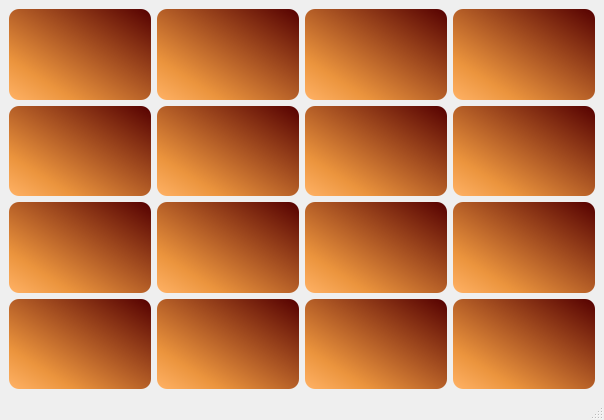
<?xml version="1.0" encoding="UTF-8"?>
<ui version="4.0">
 <class>MainWindow</class>
 <widget class="QMainWindow" name="MainWindow">
  <property name="geometry">
   <rect>
    <x>0</x>
    <y>0</y>
    <width>420</width>
    <height>420</height>
   </rect>
  </property>
  <property name="windowTitle">
   <string>Puzzle15</string>
  </property>
  <widget class="QWidget" name="centralwidget">
   <layout class="QGridLayout" name="gridLayout">
    <item row="0" column="0">
     <widget class="QPushButton" name="btn_1">
      <property name="sizePolicy">
       <sizepolicy hsizetype="Minimum" vsizetype="Expanding">
        <horstretch>0</horstretch>
        <verstretch>0</verstretch>
       </sizepolicy>
      </property>
      <property name="font">
       <font>
        <pointsize>40</pointsize>
       </font>
      </property>
      <property name="styleSheet">
       <string notr="true">background-color: qlineargradient(spread:pad, x1:0, y1:1, x2:1, y2:0, stop:0 rgba(255, 178, 102, 255), stop:0.227273 rgba(235, 148, 61, 255), stop:1 rgba(85, 0, 0, 255));
color: rgb(255, 255, 255);
border-radius:10px;
</string>
      </property>
      <property name="text">
       <string/>
      </property>
     </widget>
    </item>
    <item row="0" column="2">
     <widget class="QPushButton" name="btn_3">
      <property name="sizePolicy">
       <sizepolicy hsizetype="Minimum" vsizetype="Expanding">
        <horstretch>0</horstretch>
        <verstretch>0</verstretch>
       </sizepolicy>
      </property>
      <property name="font">
       <font>
        <pointsize>40</pointsize>
       </font>
      </property>
      <property name="styleSheet">
       <string notr="true">background-color: qlineargradient(spread:pad, x1:0, y1:1, x2:1, y2:0, stop:0 rgba(255, 178, 102, 255), stop:0.227273 rgba(235, 148, 61, 255), stop:1 rgba(85, 0, 0, 255));
color: rgb(255, 255, 255);
border-radius:10px;
</string>
      </property>
      <property name="text">
       <string/>
      </property>
     </widget>
    </item>
    <item row="2" column="2">
     <widget class="QPushButton" name="btn_11">
      <property name="sizePolicy">
       <sizepolicy hsizetype="Minimum" vsizetype="Expanding">
        <horstretch>0</horstretch>
        <verstretch>0</verstretch>
       </sizepolicy>
      </property>
      <property name="font">
       <font>
        <pointsize>40</pointsize>
       </font>
      </property>
      <property name="styleSheet">
       <string notr="true">background-color: qlineargradient(spread:pad, x1:0, y1:1, x2:1, y2:0, stop:0 rgba(255, 178, 102, 255), stop:0.227273 rgba(235, 148, 61, 255), stop:1 rgba(85, 0, 0, 255));
color: rgb(255, 255, 255);
border-radius:10px;
</string>
      </property>
      <property name="text">
       <string/>
      </property>
     </widget>
    </item>
    <item row="1" column="3">
     <widget class="QPushButton" name="btn_8">
      <property name="sizePolicy">
       <sizepolicy hsizetype="Minimum" vsizetype="Expanding">
        <horstretch>0</horstretch>
        <verstretch>0</verstretch>
       </sizepolicy>
      </property>
      <property name="font">
       <font>
        <pointsize>40</pointsize>
       </font>
      </property>
      <property name="styleSheet">
       <string notr="true">background-color: qlineargradient(spread:pad, x1:0, y1:1, x2:1, y2:0, stop:0 rgba(255, 178, 102, 255), stop:0.227273 rgba(235, 148, 61, 255), stop:1 rgba(85, 0, 0, 255));
color: rgb(255, 255, 255);
border-radius:10px;
</string>
      </property>
      <property name="text">
       <string/>
      </property>
     </widget>
    </item>
    <item row="2" column="3">
     <widget class="QPushButton" name="btn_12">
      <property name="sizePolicy">
       <sizepolicy hsizetype="Minimum" vsizetype="Expanding">
        <horstretch>0</horstretch>
        <verstretch>0</verstretch>
       </sizepolicy>
      </property>
      <property name="font">
       <font>
        <pointsize>40</pointsize>
       </font>
      </property>
      <property name="styleSheet">
       <string notr="true">background-color: qlineargradient(spread:pad, x1:0, y1:1, x2:1, y2:0, stop:0 rgba(255, 178, 102, 255), stop:0.227273 rgba(235, 148, 61, 255), stop:1 rgba(85, 0, 0, 255));
color: rgb(255, 255, 255);
border-radius:10px;
</string>
      </property>
      <property name="text">
       <string/>
      </property>
     </widget>
    </item>
    <item row="2" column="1">
     <widget class="QPushButton" name="btn_10">
      <property name="sizePolicy">
       <sizepolicy hsizetype="Minimum" vsizetype="Expanding">
        <horstretch>0</horstretch>
        <verstretch>0</verstretch>
       </sizepolicy>
      </property>
      <property name="font">
       <font>
        <pointsize>40</pointsize>
       </font>
      </property>
      <property name="styleSheet">
       <string notr="true">background-color: qlineargradient(spread:pad, x1:0, y1:1, x2:1, y2:0, stop:0 rgba(255, 178, 102, 255), stop:0.227273 rgba(235, 148, 61, 255), stop:1 rgba(85, 0, 0, 255));
color: rgb(255, 255, 255);
border-radius:10px;
</string>
      </property>
      <property name="text">
       <string/>
      </property>
     </widget>
    </item>
    <item row="0" column="1">
     <widget class="QPushButton" name="btn_2">
      <property name="sizePolicy">
       <sizepolicy hsizetype="Minimum" vsizetype="Expanding">
        <horstretch>0</horstretch>
        <verstretch>0</verstretch>
       </sizepolicy>
      </property>
      <property name="font">
       <font>
        <pointsize>40</pointsize>
       </font>
      </property>
      <property name="styleSheet">
       <string notr="true">background-color: qlineargradient(spread:pad, x1:0, y1:1, x2:1, y2:0, stop:0 rgba(255, 178, 102, 255), stop:0.227273 rgba(235, 148, 61, 255), stop:1 rgba(85, 0, 0, 255));
color: rgb(255, 255, 255);
border-radius:10px;
</string>
      </property>
      <property name="text">
       <string/>
      </property>
     </widget>
    </item>
    <item row="1" column="2">
     <widget class="QPushButton" name="btn_7">
      <property name="sizePolicy">
       <sizepolicy hsizetype="Minimum" vsizetype="Expanding">
        <horstretch>0</horstretch>
        <verstretch>0</verstretch>
       </sizepolicy>
      </property>
      <property name="font">
       <font>
        <pointsize>40</pointsize>
       </font>
      </property>
      <property name="styleSheet">
       <string notr="true">background-color: qlineargradient(spread:pad, x1:0, y1:1, x2:1, y2:0, stop:0 rgba(255, 178, 102, 255), stop:0.227273 rgba(235, 148, 61, 255), stop:1 rgba(85, 0, 0, 255));
color: rgb(255, 255, 255);
border-radius:10px;
</string>
      </property>
      <property name="text">
       <string/>
      </property>
     </widget>
    </item>
    <item row="0" column="3">
     <widget class="QPushButton" name="btn_4">
      <property name="sizePolicy">
       <sizepolicy hsizetype="Minimum" vsizetype="Expanding">
        <horstretch>0</horstretch>
        <verstretch>0</verstretch>
       </sizepolicy>
      </property>
      <property name="font">
       <font>
        <pointsize>40</pointsize>
       </font>
      </property>
      <property name="styleSheet">
       <string notr="true">background-color: qlineargradient(spread:pad, x1:0, y1:1, x2:1, y2:0, stop:0 rgba(255, 178, 102, 255), stop:0.227273 rgba(235, 148, 61, 255), stop:1 rgba(85, 0, 0, 255));
color: rgb(255, 255, 255);
border-radius:10px;
</string>
      </property>
      <property name="text">
       <string/>
      </property>
     </widget>
    </item>
    <item row="1" column="0">
     <widget class="QPushButton" name="btn_5">
      <property name="sizePolicy">
       <sizepolicy hsizetype="Minimum" vsizetype="Expanding">
        <horstretch>0</horstretch>
        <verstretch>0</verstretch>
       </sizepolicy>
      </property>
      <property name="font">
       <font>
        <pointsize>40</pointsize>
       </font>
      </property>
      <property name="styleSheet">
       <string notr="true">background-color: qlineargradient(spread:pad, x1:0, y1:1, x2:1, y2:0, stop:0 rgba(255, 178, 102, 255), stop:0.227273 rgba(235, 148, 61, 255), stop:1 rgba(85, 0, 0, 255));
color: rgb(255, 255, 255);
border-radius:10px;
</string>
      </property>
      <property name="text">
       <string/>
      </property>
     </widget>
    </item>
    <item row="1" column="1">
     <widget class="QPushButton" name="btn_6">
      <property name="sizePolicy">
       <sizepolicy hsizetype="Minimum" vsizetype="Expanding">
        <horstretch>0</horstretch>
        <verstretch>0</verstretch>
       </sizepolicy>
      </property>
      <property name="font">
       <font>
        <pointsize>40</pointsize>
       </font>
      </property>
      <property name="styleSheet">
       <string notr="true">background-color: qlineargradient(spread:pad, x1:0, y1:1, x2:1, y2:0, stop:0 rgba(255, 178, 102, 255), stop:0.227273 rgba(235, 148, 61, 255), stop:1 rgba(85, 0, 0, 255));
color: rgb(255, 255, 255);
border-radius:10px;
</string>
      </property>
      <property name="text">
       <string/>
      </property>
     </widget>
    </item>
    <item row="2" column="0">
     <widget class="QPushButton" name="btn_9">
      <property name="sizePolicy">
       <sizepolicy hsizetype="Minimum" vsizetype="Expanding">
        <horstretch>0</horstretch>
        <verstretch>0</verstretch>
       </sizepolicy>
      </property>
      <property name="font">
       <font>
        <pointsize>40</pointsize>
       </font>
      </property>
      <property name="styleSheet">
       <string notr="true">background-color: qlineargradient(spread:pad, x1:0, y1:1, x2:1, y2:0, stop:0 rgba(255, 178, 102, 255), stop:0.227273 rgba(235, 148, 61, 255), stop:1 rgba(85, 0, 0, 255));
color: rgb(255, 255, 255);
border-radius:10px;
</string>
      </property>
      <property name="text">
       <string/>
      </property>
     </widget>
    </item>
    <item row="3" column="0">
     <widget class="QPushButton" name="btn_13">
      <property name="sizePolicy">
       <sizepolicy hsizetype="Minimum" vsizetype="Expanding">
        <horstretch>0</horstretch>
        <verstretch>0</verstretch>
       </sizepolicy>
      </property>
      <property name="font">
       <font>
        <pointsize>40</pointsize>
       </font>
      </property>
      <property name="styleSheet">
       <string notr="true">background-color: qlineargradient(spread:pad, x1:0, y1:1, x2:1, y2:0, stop:0 rgba(255, 178, 102, 255), stop:0.227273 rgba(235, 148, 61, 255), stop:1 rgba(85, 0, 0, 255));
color: rgb(255, 255, 255);
border-radius:10px;
</string>
      </property>
      <property name="text">
       <string/>
      </property>
     </widget>
    </item>
    <item row="3" column="1">
     <widget class="QPushButton" name="btn_14">
      <property name="sizePolicy">
       <sizepolicy hsizetype="Minimum" vsizetype="Expanding">
        <horstretch>0</horstretch>
        <verstretch>0</verstretch>
       </sizepolicy>
      </property>
      <property name="font">
       <font>
        <pointsize>40</pointsize>
       </font>
      </property>
      <property name="styleSheet">
       <string notr="true">background-color: qlineargradient(spread:pad, x1:0, y1:1, x2:1, y2:0, stop:0 rgba(255, 178, 102, 255), stop:0.227273 rgba(235, 148, 61, 255), stop:1 rgba(85, 0, 0, 255));
color: rgb(255, 255, 255);
border-radius:10px;
</string>
      </property>
      <property name="text">
       <string/>
      </property>
     </widget>
    </item>
    <item row="3" column="2">
     <widget class="QPushButton" name="btn_15">
      <property name="sizePolicy">
       <sizepolicy hsizetype="Minimum" vsizetype="Expanding">
        <horstretch>0</horstretch>
        <verstretch>0</verstretch>
       </sizepolicy>
      </property>
      <property name="font">
       <font>
        <pointsize>40</pointsize>
       </font>
      </property>
      <property name="styleSheet">
       <string notr="true">background-color: qlineargradient(spread:pad, x1:0, y1:1, x2:1, y2:0, stop:0 rgba(255, 178, 102, 255), stop:0.227273 rgba(235, 148, 61, 255), stop:1 rgba(85, 0, 0, 255));
color: rgb(255, 255, 255);
border-radius:10px;
</string>
      </property>
      <property name="text">
       <string/>
      </property>
     </widget>
    </item>
    <item row="3" column="3">
     <widget class="QPushButton" name="btn_16">
      <property name="sizePolicy">
       <sizepolicy hsizetype="Minimum" vsizetype="Expanding">
        <horstretch>0</horstretch>
        <verstretch>0</verstretch>
       </sizepolicy>
      </property>
      <property name="font">
       <font>
        <pointsize>40</pointsize>
       </font>
      </property>
      <property name="styleSheet">
       <string notr="true">background-color: qlineargradient(spread:pad, x1:0, y1:1, x2:1, y2:0, stop:0 rgba(255, 178, 102, 255), stop:0.227273 rgba(235, 148, 61, 255), stop:1 rgba(85, 0, 0, 255));
color: rgb(255, 255, 255);
border-radius:10px;
</string>
      </property>
      <property name="text">
       <string/>
      </property>
     </widget>
    </item>
   </layout>
  </widget>
  <widget class="QMenuBar" name="menubar">
   <property name="geometry">
    <rect>
     <x>0</x>
     <y>0</y>
     <width>420</width>
     <height>22</height>
    </rect>
   </property>
  </widget>
  <widget class="QStatusBar" name="statusbar"/>
 </widget>
 <resources/>
 <connections/>
</ui>
